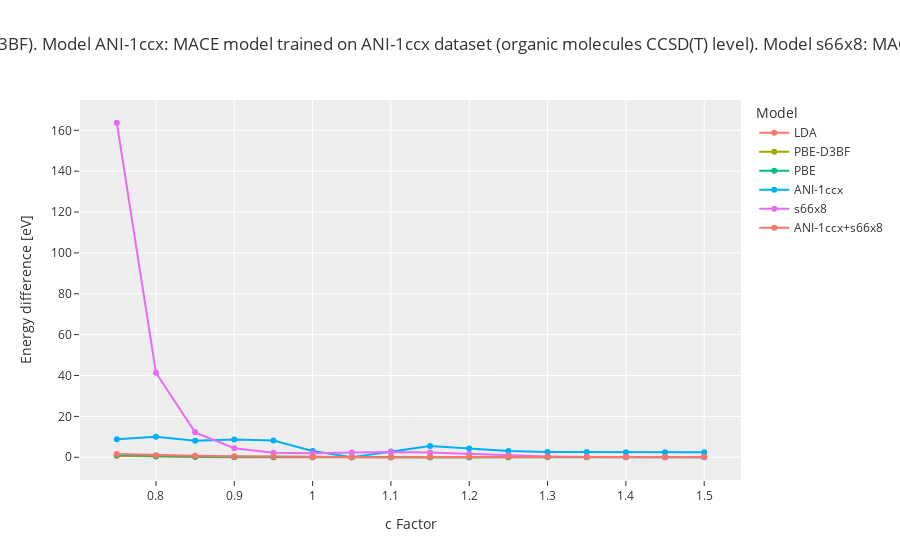

Here is the notebook cell this chart was saved with:
### Code cell
plot2.show()

### Figure 1 — Plotly figure (JSON) as saved in the notebook; plotly's stock layout.template omitted (floating-point values rounded to 4 significant figures)
{"data": [{"hovertemplate": "Model=LDA<br>c Factor=%{x}<br>Energy difference [eV]=%{y}<extra></extra>", "legendgroup": "LDA", "line": {"color": "#F8766D", "dash": "solid"}, "marker": {"symbol": "circle"}, "mode": "lines+markers", "name": "LDA", "orientation": "v", "showlegend": true, "type": "scatter", "x": [0.75, 0.8, 0.85, 0.9, 0.95, 1, 1.05, 1.1, 1.15, 1.2, 1.25, 1.3, 1.35, 1.4, 1.45, 1.5], "xaxis": "x", "y": [0.717, 0.3437, 0.1437, 0.04634, 0.007439, 0, 0.008008, 0.02225, 0.03769, 0.05195, 0.06406, 0.07381, 0.0814, 0.08718, 0.09145, 0.09452], "yaxis": "y"}, {"hovertemplate": "Model=PBE-D3BF<br>c Factor=%{x}<br>Energy difference [eV]=%{y}<extra></extra>", "legendgroup": "PBE-D3BF", "line": {"color": "#A3A500", "dash": "solid"}, "marker": {"symbol": "circle"}, "mode": "lines+markers", "name": "PBE-D3BF", "orientation": "v", "showlegend": true, "type": "scatter", "x": [0.75, 0.8, 0.85, 0.9, 0.95, 1, 1.05, 1.1, 1.15, 1.2, 1.25, 1.3, 1.35, 1.4, 1.45, 1.5], "xaxis": "x", "y": [0.8702, 0.4321, 0.1921, 0.06951, 0.01541, 0, 0.005287, 0.02068, 0.0401, 0.0603, 0.07958, 0.09719, 0.1129, 0.1267, 0.1386, 0.1489], "yaxis": "y"}, {"hovertemplate": "Model=PBE<br>c Factor=%{x}<br>Energy difference [eV]=%{y}<extra></extra>", "legendgroup": "PBE", "line": {"color": "#00BF7D", "dash": "solid"}, "marker": {"symbol": "circle"}, "mode": "lines+markers", "name": "PBE", "orientation": "v", "showlegend": true, "type": "scatter", "x": [0.75, 0.8, 0.85, 0.9, 0.95, 1, 1.05, 1.1, 1.15, 1.2, 1.25, 1.3, 1.35, 1.4, 1.45, 1.5], "xaxis": "x", "y": [1.123, 0.6574, 0.3781, 0.2135, 0.1181, 0.06363, 0.03309, 0.01627, 0.007259, 0.002699, 0.0006564, 0, 0.0001285, 0.0006745, 0.001385, 0.002101], "yaxis": "y"}, {"hovertemplate": "Model=ANI-1ccx<br>c Factor=%{x}<br>Energy difference [eV]=%{y}<extra></extra>", "legendgroup": "ANI-1ccx", "line": {"color": "#00B0F6", "dash": "solid"}, "marker": {"symbol": "circle"}, "mode": "lines+markers", "name": "ANI-1ccx", "orientation": "v", "showlegend": true, "type": "scatter", "x": [0.75, 0.8, 0.85, 0.9, 0.95, 1, 1.05, 1.1, 1.15, 1.2, 1.25, 1.3, 1.35, 1.4, 1.45, 1.5], "xaxis": "x", "y": [8.795, 9.974, 8.132, 8.715, 8.2, 3.031, 0, 2.796, 5.479, 4.227, 3.051, 2.63, 2.512, 2.488, 2.484, 2.484], "yaxis": "y"}, {"hovertemplate": "Model=s66x8<br>c Factor=%{x}<br>Energy difference [eV]=%{y}<extra></extra>", "legendgroup": "s66x8", "line": {"color": "#E76BF3", "dash": "solid"}, "marker": {"symbol": "circle"}, "mode": "lines+markers", "name": "s66x8", "orientation": "v", "showlegend": true, "type": "scatter", "x": [0.75, 0.8, 0.85, 0.9, 0.95, 1, 1.05, 1.1, 1.15, 1.2, 1.25, 1.3, 1.35, 1.4, 1.45, 1.5], "xaxis": "x", "y": [163.7, 41.37, 12.18, 4.406, 2.243, 1.93, 2.268, 2.512, 2.271, 1.637, 0.9233, 0.3833, 0.1016, 0.01367, 0.0004883, 0], "yaxis": "y"}, {"hovertemplate": "Model=ANI-1ccx+s66x8<br>c Factor=%{x}<br>Energy difference [eV]=%{y}<extra></extra>", "legendgroup": "ANI-1ccx+s66x8", "line": {"color": "#F8766D", "dash": "solid"}, "marker": {"symbol": "circle"}, "mode": "lines+markers", "name": "ANI-1ccx+s66x8", "orientation": "v", "showlegend": true, "type": "scatter", "x": [0.75, 0.8, 0.85, 0.9, 0.95, 1, 1.05, 1.1, 1.15, 1.2, 1.25, 1.3, 1.35, 1.4, 1.45, 1.5], "xaxis": "x", "y": [1.555, 0.9775, 0.6733, 0.499, 0.3447, 0.1538, 0.02051, 0, 0.09619, 0.1855, 0.1948, 0.1694, 0.1484, 0.1406, 0.1396, 0.1392], "yaxis": "y"}], "layout": {"legend": {"title": {"text": "Model"}, "tracegroupgap": 0}, "title": {"text": "Graphite: energy diffence in relation to c factor (multiplier of relaxed c lattice parameter determined with DFT-PBE-D3BF). Model ANI-1ccx: MACE model trained on ANI-1ccx dataset (organic molecules CCSD(T) level). Model s66x8: MACE model trained on s66x8 dataset (organic dimer molecules CCSD(T) level). Model ANI-1ccx+s66x8: trained on both."}, "xaxis": {"anchor": "y", "domain": [0, 1], "title": {"text": "c Factor"}}, "yaxis": {"anchor": "x", "domain": [0, 1], "title": {"text": "Energy difference [eV]"}}}}
